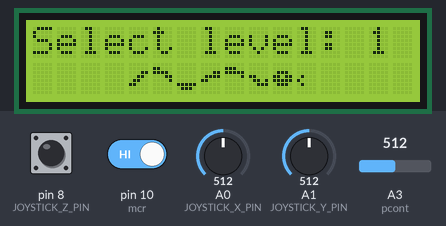
Bench run of a sketch on a simulated Arduino Uno, built with avr-gcc and run on an emulated ATmega328P. Parts: 16×2 character LCD. Inputs (shaded band) come from the test bench; at power-on: pin 10 (mcr) HIGH, A3 (pcont) = 512, pin 8 (JOYSTICK_Z_PIN) HIGH, A0 (JOYSTICK_X_PIN) = 512, A1 (JOYSTICK_Y_PIN) = 512. Random numbers use the default seed unless the sketch sets one; what the sketch prints to the serial monitor is not drawn.

Above: at 4.8 s.
4.9 s: pin 10 (mcr) driven LOW
At 5.3 s:
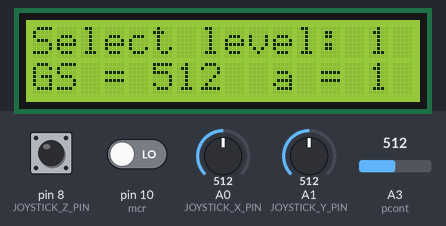
7.9 s: A3 (pcont) set to 390
At 8.3 s:
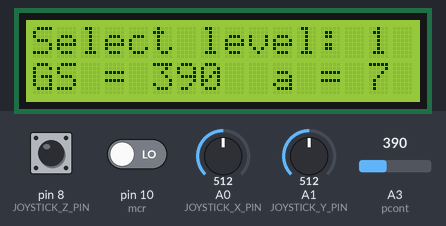
9.9 s: A3 (pcont) set to 410
At 10.3 s:
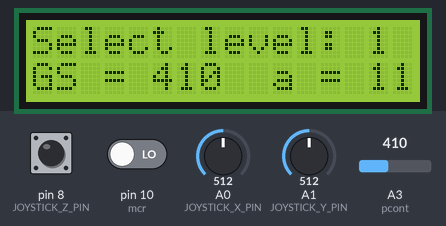
11.9 s: A3 (pcont) set to 511
At 25.28 s:
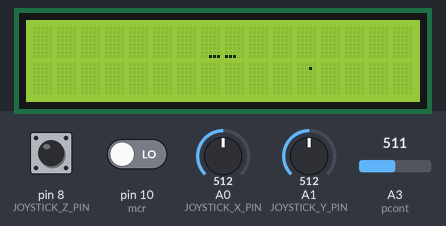
Timing chart, 0 to 25.4 s (numbered marks = the images above; inputs shaded):
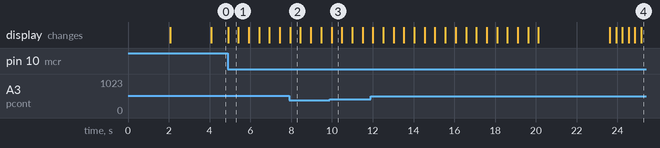

The sketch:

Snake_game_using_lcd_and_joystick.ino
```cpp
/*Snake Game with lcd and joystick and Arduino mega By Aryan Chavan. But this code can work with other arduino boards eg: uno, nano.
  #By Aryan Chavan
  This game is like the snake game in the old phones.
# COMPONENTS NEEDED TO BUILD
  1x arduino
  jumper wires
  1x breadboard  (for compact build)  // but would advise using 2 breadboards
  1x Joystick    (from the arduino kit will work)
  1x 1602 LCD    (i used the non i2c 1602 LCD)
  2x 10k Potentiometers
  1x led         (i dint hook the led to arduino but you can if wanted)
  1x 220 ohm resistor (for the led)
  1x pushbutton   (you can add more for other things)
  2x 10k ohm resistor (for the pushbutton)

# Some inportant notes
  press the pushbutton to change the speed.
  you will only be able to change speed while holding the button down and changing the speed with the potentiometer at the same time.
  the game will only start after the speed is set.
  it takes about 15 seconds to set the speed
  as per the counter and delay the you will have 30 chances to set the speed and you will have to wait till the counter goes to 30.
  after the counter reaches 30 the game will wait fro 3 secs and then it will start.
*/
#include <LiquidCrystal.h>

//PINS
#define       JOYSTICK_X_PIN                 A0
#define       JOYSTICK_Y_PIN                 A1
#define       JOYSTICK_Z_PIN                 8

#define       NUM_KEYS                       5
#define       JOYSTICK_RELEASED              0
#define       JOYSTICK_UP_                   1
#define       JOYSTICK_DOWN_                 2
#define       JOYSTICK_LEFT_                 3
#define       JOYSTICK_RIGHT_                4
#define       ROWS                           2  // number of indicator rows
#define       levels                         4  // difficulty levels
#define       MAX_SNAKE_LENGTH              25  // maximum length of snake


LiquidCrystal lcd(6, 7, 5, 4, 3, 2);    // lcd pins assigned    // you can change the lcd pins to be however you have them hooked up

unsigned long time, timeNow;

int gameSpeed;

int pcont = A3;
int mcr = 10;

boolean skip, gameOver, gameStarted;

int olddir;
int selectedLevel;

byte key = 0;

byte oldkey = 0;

byte Field[8 * ROWS * 16];

struct partdef  {
  int row, column, dir;
  struct partdef *next;
};

typedef partdef part;

part *head, *tail;

int collected;

unsigned int pc, pr;


//----------------------------------------------

// credits
void credits() {
  for (int i = 0; i <= 1; i++) {
    lcd.clear();
    lcd.print("Welcome to the");
    lcd.setCursor(0, 2);
    lcd.print("Snake Game");
    delay(2000);
    lcd.clear();
    lcd.print("By Aryan Chavan");
    delay(2000);
    break;
  }

}


// display on the screen

void drawMatrix() {
  boolean levelz[levels][4][16] = {

    { {false, false, false, false, false, false, false, false, false, false, false, false, false, false, false, false},

      {false, false, false, false, false, false, false, false, false, false, false, false, false, false, false, false},

      {false, false, false, false, false, false, false, false, false, false, false, false, false, false, false, false},

      {false, false, false, false, false, false, false, false, false, false, false, false, false, false, false, false}
    },


    { {true, false, false, false, false, false, false, false, false, false, false, false, false, false, false, true},

      {true, false, false, false, false, false, false, false, false, false, false, false, false, false, false, true},

      {true, false, false, false, false, false, false, false, false, false, false, false, false, false, false, true},

      {true, false, false, false, false, false, false, false, false, false, false, false, false, false, false, true}
    },


    { {true, false, false, false, true, false, false, false, false, false, false, true, false, false, false, true},

      {true, false, false, false, false, false, false, false, true, false, false, false, false, false, false, true},

      {true, false, false, false, true, false, false, false, false, false, false, true, false, false, false, true},

      {true, false, false, false, false, false, false, false, true, false, false, false, false, false, false, true}
    },


    { {true, false, true, false, false, false, false, false, false, true, false, false, false, true, false, false},

      {false, false, false, false, true, false, false, true, false, false, false, true, false, false, false, true},

      {true, false, true, false, false, false, false, false, false, true, false, false, false, true, false, false},

      {false, false, false, false, true, false, false, true, false, false, false, true, false, false, false, true}
    }

  };


  byte myChar[8];
  boolean special;
  int cc = 0;

  if (!gameOver)  {
    ChangeDot(pr, pc, true);

    for (int r = 0; r < ROWS; r++) {
      for (int c = 0; c < 16; c++) {
        special = false;
        for (int i = 0; i < 8; i++)  {
          byte b = B00000;

          if ((Field[16 * (r * 8 + i) + (c * 5 + 0) / 5] & (1 << ((c * 5 + 0) % 5))) >> ((c * 5 + 0) % 5)) {
            b += B10000;
            special = true;
          }

          if ((Field[16 * (r * 8 + i) + (c * 5 + 1) / 5] & (1 << ((c * 5 + 1) % 5))) >> ((c * 5 + 1) % 5)) {
            b += B01000;
            special = true;
          }

          if ((Field[16 * (r * 8 + i) + (c * 5 + 2) / 5] & (1 << ((c * 5 + 2) % 5))) >> ((c * 5 + 2) % 5)) {
            b += B00100;
            special = true;
          }

          if ((Field[16 * (r * 8 + i) + (c * 5 + 3) / 5] & (1 << ((c * 5 + 3) % 5))) >> ((c * 5 + 3) % 5)) {
            b += B00010;
            special = true;
          }

          if ((Field[16 * (r * 8 + i) + (c * 5 + 4) / 5] & (1 << ((c * 5 + 4) % 5))) >> ((c * 5 + 4) % 5)) {
            b += B00001;
            special = true;
          }

          myChar[i] = b;
        }

        if (special)  {
          lcd.createChar(cc, myChar);
          lcd.setCursor(c, r);
          lcd.write(byte(cc));

          cc++;

        }

        else  {

          lcd.setCursor(c, r);

          if (levelz[selectedLevel][r][c]) lcd.write(255);

          else lcd.write(128);

        }

      }

    }

  }

}

//----------------------------------

void freeList()

{

  part *p, *q;

  p = tail;

  while (p != NULL)

  {

    q = p;

    p = p->next;

    free(q);

  }

  head = tail = NULL;

}

//----------------------------------

void gameOverFunction()

{

  delay(1000);

  lcd.clear();

  freeList();

  lcd.setCursor(3, 0);

  lcd.print("Game Over!");

  lcd.setCursor(4, 1);

  lcd.print("Score: ");

  lcd.print(collected);

  delay(3000);

}

//----------------------------------

void growSnake()

{

  part *p;

  p = (part*)malloc(sizeof(part));

  p->row = tail->row;

  p->column = tail->column;

  p->dir = tail->dir;

  p->next = tail;

  tail = p;

}

//----------------------------------

// a new dot on the screen

void newPoint()

{

  boolean levelz[levels][4][16] = {

    { {false, false, false, false, false, false, false, false, false, false, false, false, false, false, false, false},

      {false, false, false, false, false, false, false, false, false, false, false, false, false, false, false, false},

      {false, false, false, false, false, false, false, false, false, false, false, false, false, false, false, false},

      {false, false, false, false, false, false, false, false, false, false, false, false, false, false, false, false}
    },


    { {true, false, false, false, false, false, false, false, false, false, false, false, false, false, false, true},

      {true, false, false, false, false, false, false, false, false, false, false, false, false, false, false, true},

      {true, false, false, false, false, false, false, false, false, false, false, false, false, false, false, true},

      {true, false, false, false, false, false, false, false, false, false, false, false, false, false, false, true}
    },


    { {true, false, false, false, true, false, false, false, false, false, false, true, false, false, false, true},

      {true, false, false, false, false, false, false, false, true, false, false, false, false, false, false, true},

      {true, false, false, false, true, false, false, false, false, false, false, true, false, false, false, true},

      {true, false, false, false, false, false, false, false, true, false, false, false, false, false, false, true}
    },


    { {true, false, true, false, false, false, false, false, false, true, false, false, false, true, false, false},

      {false, false, false, false, true, false, false, true, false, false, false, true, false, false, false, true},

      {true, false, true, false, false, false, false, false, false, true, false, false, false, true, false, false},

      {false, false, false, false, true, false, false, true, false, false, false, true, false, false, false, true}
    }

  };


  part *p;

  p = tail;

  boolean newp = true;

  while (newp)

  {

    pr = random(8 * ROWS);

    pc = random(80);

    newp = false;

    if (levelz[selectedLevel][pr / 8][pc / 5]) newp = true;

    while (p->next != NULL && !newp)

    {

      if (p->row == pr && p->column == pc) newp = true;

      p = p->next;

    }

  }


  if (collected < MAX_SNAKE_LENGTH && gameStarted) growSnake();

}

//----------------------------------


// head movement

void moveHead()

{

  boolean levelz[levels][4][16] = {

    { {false, false, false, false, false, false, false, false, false, false, false, false, false, false, false, false},

      {false, false, false, false, false, false, false, false, false, false, false, false, false, false, false, false},

      {false, false, false, false, false, false, false, false, false, false, false, false, false, false, false, false},

      {false, false, false, false, false, false, false, false, false, false, false, false, false, false, false, false}
    },


    { {true, false, false, false, false, false, false, false, false, false, false, false, false, false, false, true},

      {true, false, false, false, false, false, false, false, false, false, false, false, false, false, false, true},

      {true, false, false, false, false, false, false, false, false, false, false, false, false, false, false, true},

      {true, false, false, false, false, false, false, false, false, false, false, false, false, false, false, true}
    },


    { {true, false, false, false, true, false, false, false, false, false, false, true, false, false, false, true},

      {true, false, false, false, false, false, false, false, true, false, false, false, false, false, false, true},

      {true, false, false, false, true, false, false, false, false, false, false, true, false, false, false, true},

      {true, false, false, false, false, false, false, false, true, false, false, false, false, false, false, true}
    },


    { {true, false, true, false, false, false, false, false, false, true, false, false, false, true, false, false},

      {false, false, false, false, true, false, false, true, false, false, false, true, false, false, false, true},

      {true, false, true, false, false, false, false, false, false, true, false, false, false, true, false, false},

      {false, false, false, false, true, false, false, true, false, false, false, true, false, false, false, true}
    }

  };


  switch (head->dir) // 1 step in direction

  {

    case 0: head->row--; break;

    case 1: head->row++; break;

    case 2: head->column++; break;

    case 3: head->column--; break;

    default : break;

  }

  if (head->column >= 80) head->column = 0;

  if (head->column < 0) head->column = 79;

  if (head->row >= (8 * ROWS)) head->row = 0;

  if (head->row < 0) head->row = (8 * ROWS - 1);


  if (levelz[selectedLevel][head->row / 8][head->column / 5]) gameOver = true; // wall collision check


  part *p;

  p = tail;

  while (p != head && !gameOver) // self collision

  {

    if (p->row == head->row && p->column == head->column) gameOver = true;

    p = p->next;

  }

  if (gameOver)

    gameOverFunction();

  else

  {

    ChangeDot(head->row, head->column, true);


    if (head->row == pr && head->column == pc) // point pickup check

    {

      collected++;

      if (gameSpeed < 25) gameSpeed += 3;

      newPoint();

    }

  }

}

//----------------------------------

// funny move

void moveAll()

{

  part *p;

  p = tail;


  ChangeDot(p->row, p->column, false);


  while (p->next != NULL)

  {

    p->row = p->next->row;

    p->column = p->next->column;

    p->dir = p->next->dir;

    p = p->next;

  }

  moveHead();

}

//----------------------------------


// create a snake

void createSnake(int n) // n = size of snake

{

  for (unsigned int i = 0; i < (8 * ROWS * 16); i++)

    Field[i] = 0;


  part *p, *q;

  tail = (part*)malloc(sizeof(part));

  tail->row = 7;

  tail->column = 39 + n / 2;

  tail->dir = 3;

  q = tail;


  ChangeDot(tail->row, tail->column, true);


  for (int i = 0; i < n - 1; i++) // build snake from tail to head

  {

    p = (part*)malloc(sizeof(part));

    p->row = q->row;

    p->column = q->column - 1; //initial snake id placed horizoltally


    ChangeDot(p->row, p->column, true);


    p->dir = q->dir;

    q->next = p;

    q = p;

  }

  if (n > 1)

  {

    p->next = NULL;

    head  = p;

  }

  else

  {

    tail->next = NULL;

    head = tail;

  }

}


void startF()

{

  byte mySnake[8][8] =

  {

    { B00000,

      B00000,

      B00011,

      B00110,

      B01100,

      B11000,

      B00000,

    },

    { B00000,

      B11000,

      B11110,

      B00011,

      B00001,

      B00000,

      B00000,

    },

    { B00000,

      B00000,

      B00000,

      B00000,

      B00000,

      B11111,

      B01110,

    },

    { B00000,

      B00000,

      B00011,

      B01111,

      B11000,

      B00000,

      B00000,

    },

    { B00000,

      B11100,

      B11111,

      B00001,

      B00000,

      B00000,

      B00000,

    },

    { B00000,

      B00000,

      B00000,

      B11000,

      B01101,

      B00111,

      B00000,

    },

    { B00000,

      B00000,

      B01110,

      B11011,

      B11111,

      B01110,

      B00000,

    },

    { B00000,

      B00000,

      B00000,

      B01000,

      B10000,

      B01000,

      B00000,

    }

  };


  gameOver = false;

  gameStarted = false;

  selectedLevel = 1;


  lcd.clear();

  lcd.setCursor(0, 0);

  lcd.print("Select level: ");
  lcd.print(selectedLevel);

  for (int i = 0; i < 8; i++)

  {

    lcd.createChar(i, mySnake[i]);

    lcd.setCursor(i + 4, 1);

    lcd.write(byte(i));

  }


  collected = 0;

  gameSpeed = 0;       // increases the speed of the snake in the game  // the game speed right now is 100 but when you start at first make the speed to 10 or 20 and it can up to 1000 // but would advise playing gthe game in slower speed as the speed of the snake gradually increases.
  createSnake(5);         // number of body parts the snake starts with

  time = 0;

  int a = 0;
  do {                    // takes input from the potentiometer and sets the value to be the gamespeed.
    if (digitalRead(mcr) == LOW) {
      lcd.clear();
      lcd.setCursor(0, 0);
      lcd.print("Select level: ");
      lcd.print(selectedLevel);

      int readp = analogRead(pcont);
      Serial.print("Pcont = ");
      Serial.println(readp);
      gameSpeed = analogRead(pcont);
      lcd.setCursor(0, 2);
      lcd.print("GS = ");
      lcd.print(gameSpeed);
      a++;
      Serial.print("a val = ");
      lcd.setCursor(10, 2);
      lcd.print("a = ");
      Serial.println(a);
      lcd.print(a);
      delay(500);
    }
  } while (a <= 30);

  delay(3000);    // delay before the game starts after setting the speed


}

//----------------------------------

void setup()  {
  Serial.begin(9600);
  digitalWrite(JOYSTICK_Z_PIN, HIGH);
  lcd.begin(16, ROWS);
  lcd.clear();
  credits();
  startF();
}


//----------------------------------

void loop() {


  if (!gameOver && !gameStarted)  // if the game does not start

  {

    key = ScanJoyStick(); // check the joystick

    if (key != oldkey)

    {

      delay(50);

      key = ScanJoyStick();

      if (key != oldkey)

      {

        oldkey = key;

        if (key > 0)

        {

          olddir = head->dir;

          if (key == JOYSTICK_UP_ && selectedLevel < levels) selectedLevel++; // increase the selectable level

          else if (key == JOYSTICK_DOWN_ && selectedLevel > 1) selectedLevel--; // decrease the selectable level

        }

      }

    }


    else if (digitalRead(JOYSTICK_Z_PIN))// if the joystick button is pressed, the beginning of the game

    {

      lcd.clear();

      selectedLevel--;

      newPoint();

      gameStarted = true;

    }

    else  // otherwise continue the display of the level of the game

    {

      lcd.setCursor(14, 0);

      lcd.print(selectedLevel);

    }

  }


  else if (!gameOver && gameStarted)  // if there is a game

  {

    skip = false;


    key = ScanJoyStick(); // check the joystick

    if (key != oldkey)

    {

      delay(50);

      key = ScanJoyStick();

      if (key != oldkey)

      {

        oldkey = key;

        if (key > 0)  { // select the direction of movement of the snake depending on the position of the joystick

          olddir = head->dir;

          if (key == JOYSTICK_RIGHT_ && head->dir != 3) head->dir = 2;

          else if (key == JOYSTICK_UP_    && head->dir != 1) head->dir = 0;

          else if (key == JOYSTICK_DOWN_  && head->dir != 0) head->dir = 1;

          else if (key == JOYSTICK_LEFT_  && head->dir != 2) head->dir = 3;

          if (olddir != head->dir)

          {

            skip = true;

            delay(1000 / gameSpeed);

            moveAll();

            drawMatrix();

          }

        }

      }

    }

    if (!skip)

    {

      timeNow = millis();

      if (timeNow - time > 1000 / gameSpeed)

      {

        moveAll();

        drawMatrix();

        time = millis();

      }

    }

  }


  if (gameOver) // if the game is over

  {

    key = ScanJoyStick();// check the joystick

    if (key != oldkey)

    {

      delay(50  );

      key = ScanJoyStick();

      if (key != oldkey)

      {

        oldkey = key;

        if (key > 0)// start the game when you move the joystick in any direction

        {

          startF();

        }

      }

    }


  }

}

//-----------------------------------

// check the joystick

byte ScanJoyStick()

{

  byte Direction = JOYSTICK_RELEASED;

  unsigned int X_Val = analogRead(JOYSTICK_X_PIN);

  unsigned int Y_Val = analogRead(JOYSTICK_Y_PIN);


  if ((Y_Val >= 900) && (X_Val >= 400))

  {

    Direction = JOYSTICK_DOWN_;

  }

  else if ((Y_Val <= 400) && (X_Val >= 400))

  {

    Direction = JOYSTICK_UP_;

  }

  else if ((Y_Val >= 400) && (X_Val >= 900))

  {

    Direction = JOYSTICK_RIGHT_;

  }

  else if ((Y_Val >= 400) && (X_Val <= 400))

  {

    Direction = JOYSTICK_LEFT_;

  }


  return Direction;

}

//-----------------------------------------------------

// making changes to matrix of points on eran

void ChangeDot(unsigned int RowVal, unsigned int ColVal, boolean NewVal)

{

  Field[16 * RowVal + ColVal / 5] &= ~(1 << (ColVal % 5));


  if (NewVal)

    Field[16 * RowVal + ColVal / 5] |= 1 << (ColVal % 5);

}
```

Measured:
- after the input at 4.9 s, the display: changes at once (image 1)
- what the display in image 1 shows lasts 0.5 s, from 4.9 s to 5.4 s
